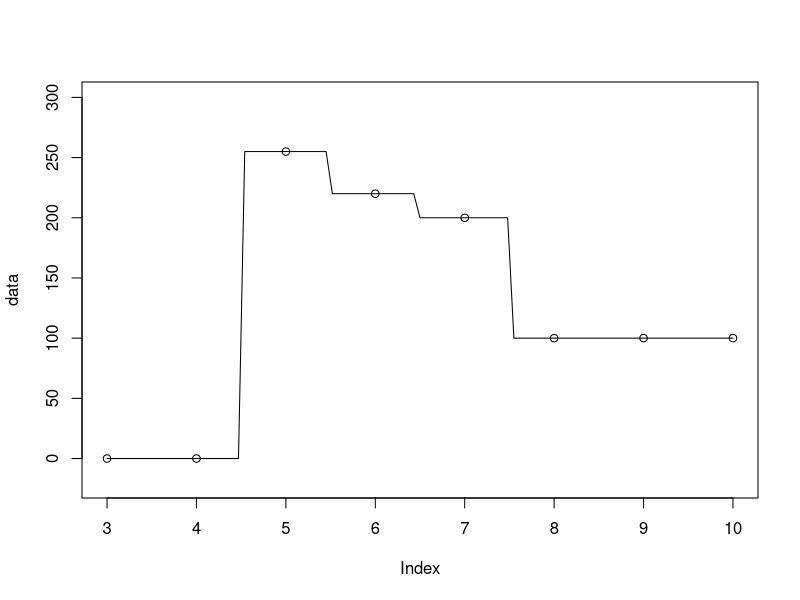
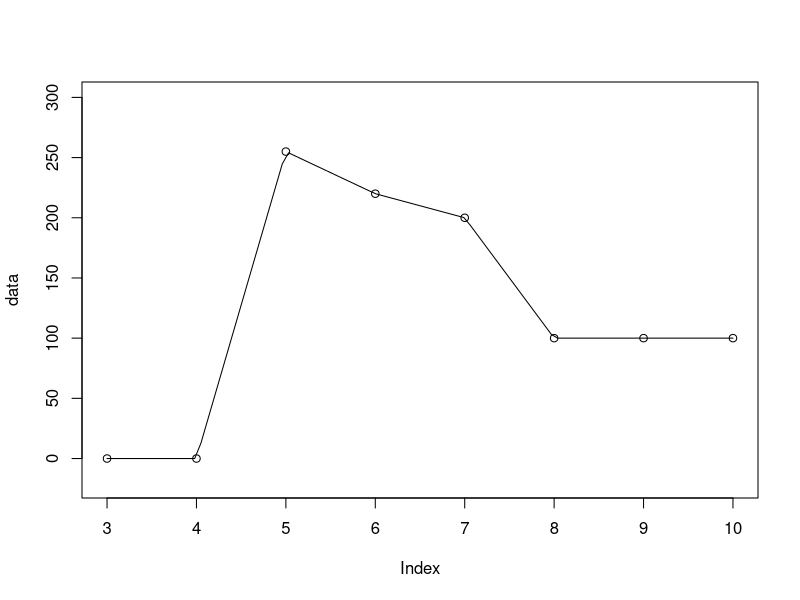
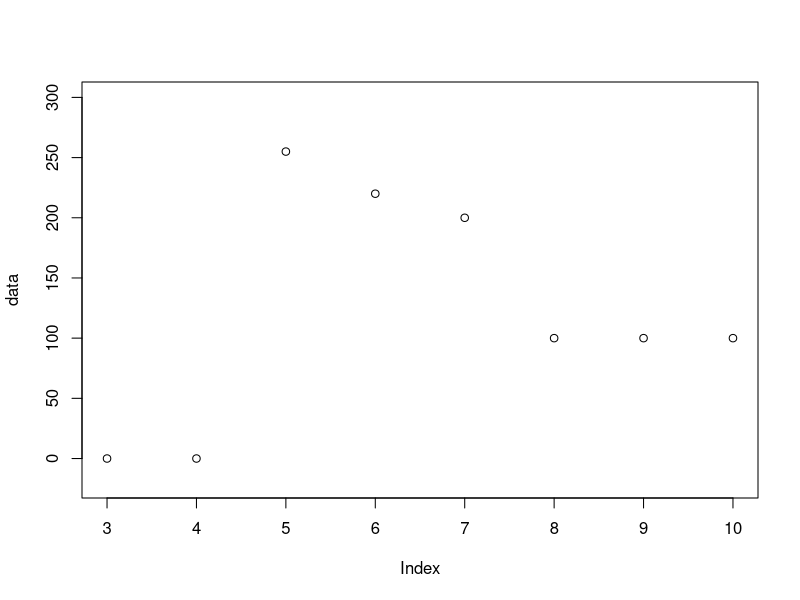

The R source for these figures, in order: (Note: this script raises an error after producing the figures.)
data <- c(0, 0, 0, 0, 255, 220, 200, 100, 100, 100, 0, 0, 0, 0)

nn1d <- function(x,y) {
   i <- floor(x + 0.5)
   y[i]
}
plot(data, xlim=c(3, 10), ylim=c(-20, 300))
curve(nn1d(x, data), xlim=c(3, 10), ylim=c(-10, 300), lty=1, add=TRUE)

linear1d <- function(x,y) {
   i <- floor(x)
   t <- x - i
   y[i] * (1-t) + y[i+1] * t
}
plot(data, xlim=c(3, 10), ylim=c(-20, 300))
curve(linear1d(x, data), xlim=c(3, 10), lty=1, add=TRUE)

lanczos1d <- function(x,y,a) {
   i <- floor(x)
   t <- x - i
   if(a==2) {
     y[i-1]*lanczos(1+t,a) + y[i] * lanczos(t,a) + y[i+1] * lanczos(1-t,a) + 
       y[i+2] * lanczos(2-t,a)
   } else {
     y[i-2] * lanczos(2+t,a) + y[i-1]*lanczos(1+t,a) + y[i] * lanczos(t,a) +
       y[i+1] * lanczos(1-t,a) + y[i+2] * lanczos(2-t,a) + y[i+3] * lanczos(3-t,a)
   }
}
plot(data, xlim=c(3, 10), ylim=c(-20, 300))
curve(lanczos1d(x, data, 2), xlim=c(3, 10), lty=1, add=TRUE)
curve(lanczos1d(x, data, 3), xlim=c(3, 10), lty=2, add=TRUE)
legend(7.2, 300, lty=c(1,2),legend=c("lanczos a=2","lonczos a=3"))

cubic1d <- function(x,y,...) {
   i <- floor(x)
   t <- x - i
   y[i-1]*cubic(1+t,...) + y[i] * cubic(t,...) + y[i+1] * cubic(1-t,...) + 
      y[i+2] * cubic(2-t,...)
}
plot(data, xlim=c(3, 10), ylim=c(-20, 300))
curve(cubic1d(x, data, -0.5), xlim=c(3, 10), lty=1, add=TRUE)
curve(cubic1d(x, data, -1), xlim=c(3, 10), lty=2, add=TRUE)
legend(8, 300, lty=c(1,2),legend=c("a=-0.5","a=-1"))

plot(data, xlim=c(3, 10), ylim=c(-20, 300))
plot(splinefun(data), xlim=c(3, 10), add=T)